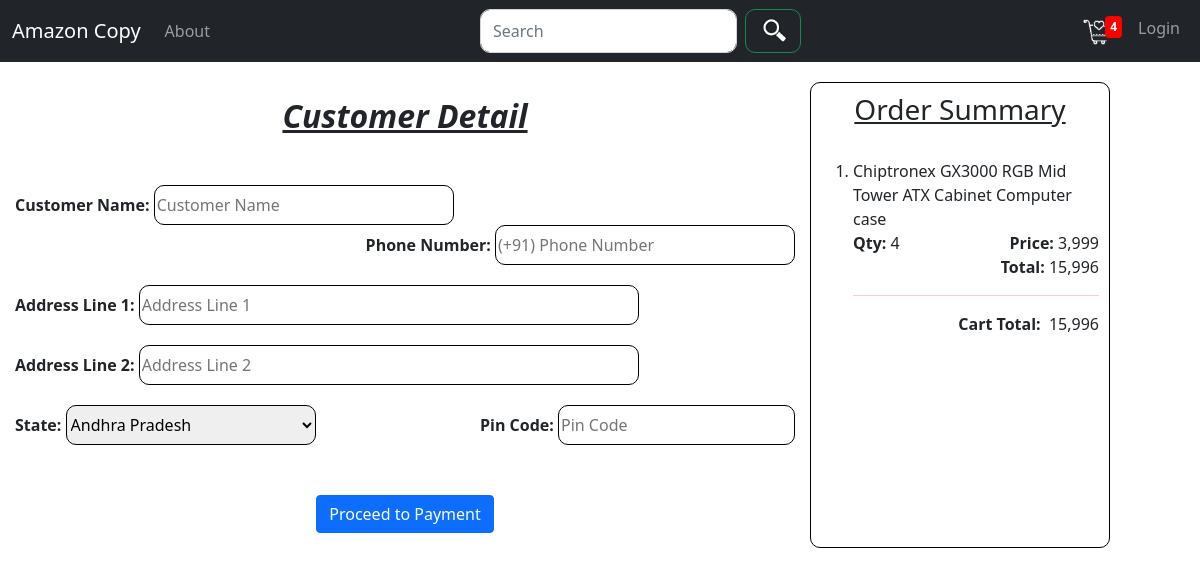
Before: /checkout/ (signed in) with the older database file.
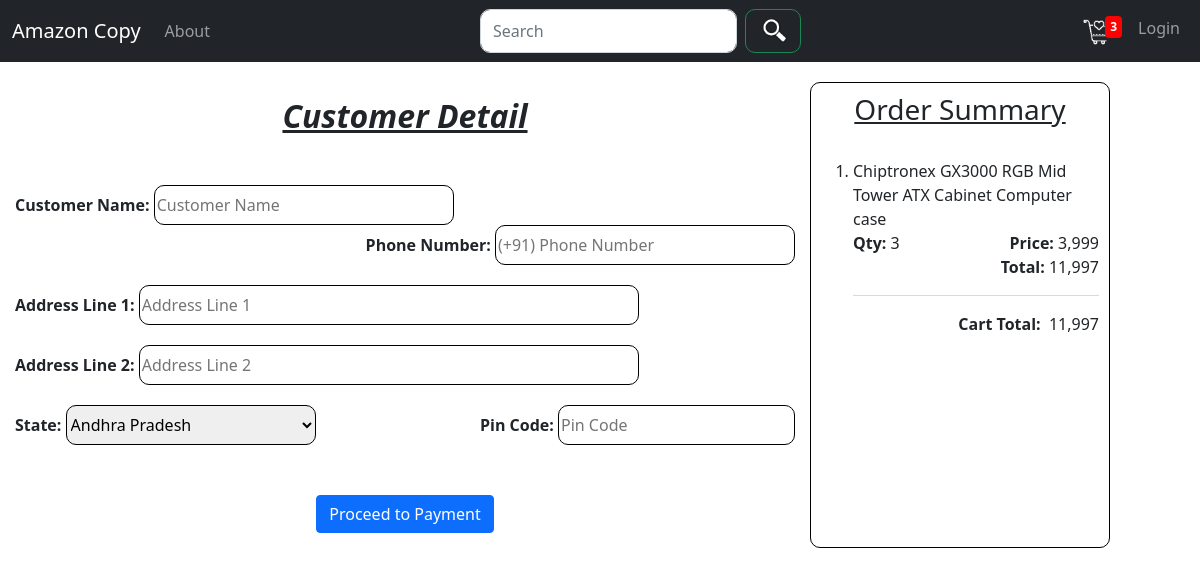
After: the same page with the newer database file.
### Amazon/models.py (models this page shows, shortened)
class Cart(models.Model):
    product = models.ForeignKey(Product, on_delete=models.SET_NULL, blank=True, null=True)
    order = models.ForeignKey(Order, on_delete=models.SET_NULL, blank=True, null=True)
    quantity = models.IntegerField(default=0, blank=True, null=True)
    dateAdded = models.DateTimeField(auto_now_add=True)
    @property
    def getProductTotal(self):
        total = self.product.productDiscountedPrice * self.quantity
        return total

class Product(models.Model):
    productId = models.AutoField(primary_key=True)
    productName = models.CharField(max_length=200)
    productDescription = models.CharField(max_length=500)
    productRealPrice = models.IntegerField()
    productDiscountedPrice = models.IntegerField()
    productImage = models.ImageField()
    productInformation = RichTextField()
    productTotalQty = models.IntegerField()
    alias = models.CharField(max_length=200)
    url = models.CharField(max_length=200, blank=True, null=True)

class Order(models.Model):
    customer = models.ForeignKey(Customer, on_delete=models.SET_NULL, blank=True, null=True)
    dateOrdered = models.DateTimeField(auto_now_add=True)
    orderCompleted = models.BooleanField(default=False)
    transactionId = models.AutoField(primary_key=True)
    @property
    def getCartTotal(self):
        orderItems = self.cart_set.all()
        total = sum([item.getProductTotal for item in orderItems])
        return total
    @property
    def getNumberOfItems(self):
        orderItems = self.cart_set.all()
        total = sum([item.quantity for item in orderItems])
        return total

### Amazon/views.py (the view)
# urls.py: path('checkout/', views.checkOut, name='checkout'),
def checkOut(request):
    global order
    if request.user.is_authenticated:
        customer = request.user.customer
        user = Customer.objects.get(user=request.user)
        order, created = Order.objects.get_or_create(customer=customer, orderCompleted=False)
        items = order.cart_set.all()
        numberOfItems = order.getNumberOfItems
    else:
        return redirect('login')
    context = {
        'user': user,
        'items': items,
        'order': order,
        'totalItems': numberOfItems
    }
    return render(request, "Amazon/checkout.html", context)

### Amazon/context_processors.py (called while the page is built)
def getNumberOfItems(request):
    global numberOfItems
    if request.user.is_authenticated:
        customer = request.user.customer
        order, created = Order.objects.get_or_create(customer=customer, orderCompleted=False)
        numberOfItems = order.getNumberOfItems
    else:
        numberOfItems = 0
    return {
        'number': numberOfItems
    }

### Amazon/templates/Amazon/checkout.html (shortened to what the changed rows need)
{% extends "Amazon/HTMLtemplate.html" %}
{% load static %}
{% load humanize %}
{% block stylesheet %}
    <link rel="stylesheet" href="{% static 'Amazon/css/bootstrap.min.css' %}"/>
    <link rel="stylesheet" href="{% static 'Amazon/css/checkoutStyle.css' %}">
{% endblock %}
{% block body %}
    <div class="container-fluid">
        <div class="row">
            <div class="col-md-8"
                 style="padding: 10px; margin: 5px;">
                {% if user.address %}
                    <form action="{% url 'payment' %}" method="post" class="addressForm">
                        <h2 class="text-center text-decoration-underline" style="margin-bottom: 100px;">
                            Saved Address</h2>
                        <label style="width: 300px;">
                            <input type="radio" name="address" value="{{ user.address }}" id="address">
                            {{ user.address }}
                        </label><br><br>
                        <div class="text-center">
                            <button class="btn btn-primary" id="button" disabled>Proceed to Payment</button>
                        </div>
                    </form>
                {% else %}
                    <form action="{% url 'payment' %}" method="post" class="addressForm">
                        <h2 class="text-center" style="margin-bottom: 50px"><b><i><u>Customer Detail</u></i></b></h2>
                        <br><br>
                        <br>
                        <br>
                        <br>
                    </form>
                {% endif %}
            </div>
            <div class="col-md-3"
                 style="padding: 10px;border: 1px solid black; border-radius: 10px;
                 max-height: 500px; overflow: auto">
                <h3 class="text-center text-decoration-underline">Order Summary</h3><br>
                <ol>
                    {% for item in items %}
                        <li>
                            {{ item.product.productName }}<br>
                            <label><strong>Qty:</strong> {{ item.quantity }}</label>
                            <label class="float-end"><strong>Price:</strong> {{ item.product.productDiscountedPrice|intcomma }}
                            </label>
                            <label class="d-flex flex-row-reverse">{{ item.getProductTotal | intcomma }}
                                <strong>Total:&nbsp;</strong></label>
                        </li>
                        <hr class="bg-danger">
                    {% endfor %}
                </ol>
                <label class="d-flex flex-row-reverse">{{ order.getCartTotal | intcomma }} <strong>Cart Total:
                    &nbsp;</strong></label>
            </div>
        </div>
    </div>
{% endblock %}

Changed rows visible on the page:
changed Cart "Chiptronex GX3000 RGB Mid Tower ATX Cabinet Computer case": quantity "4" → "3"; getProductTotal "15,996" → "11,997"
changed through a linked row, Order: getCartTotal "15,996" → "11,997"
Other visible differences:
{{ number }}: "4" → "3"
